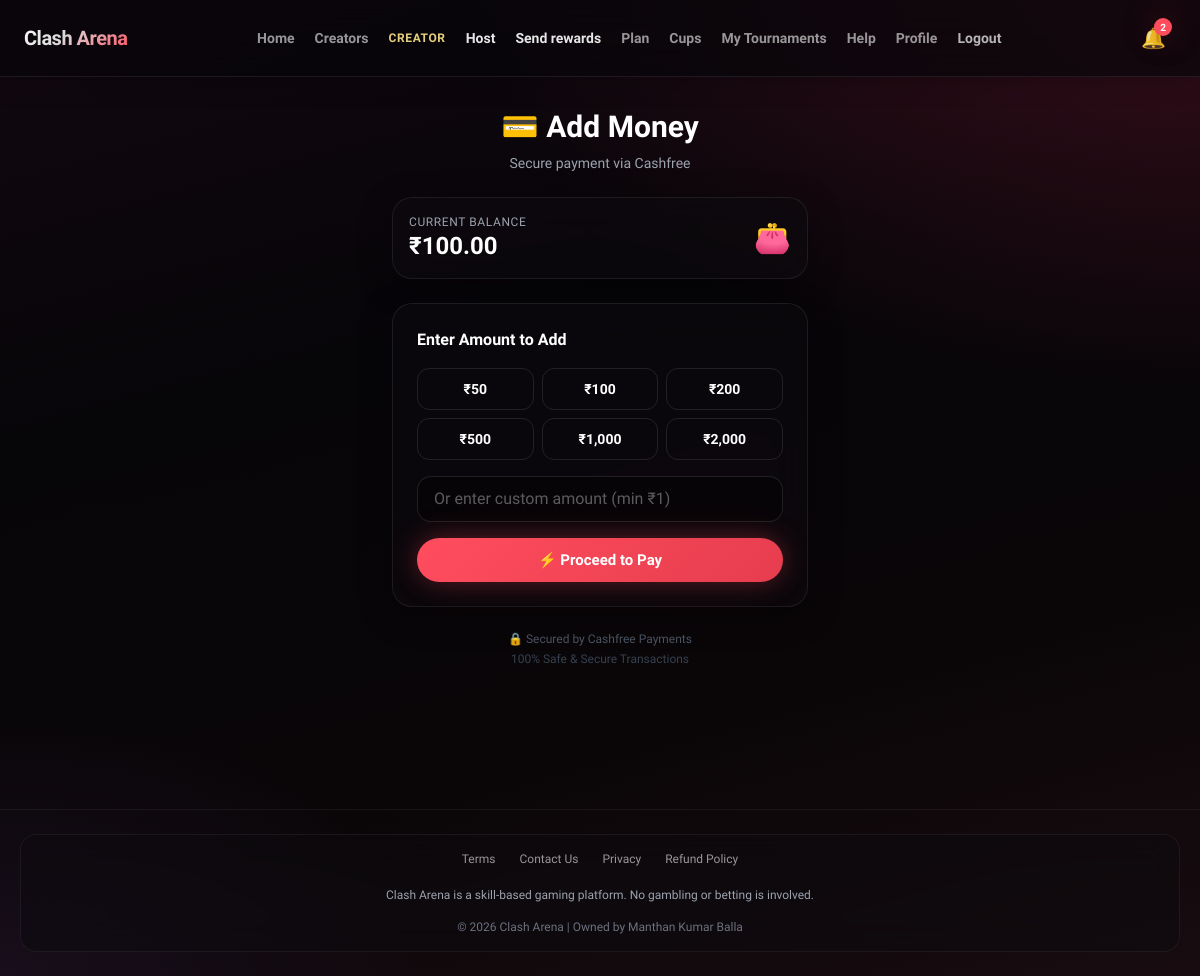
Before: /payments/pay/ (signed in) with the older database file.
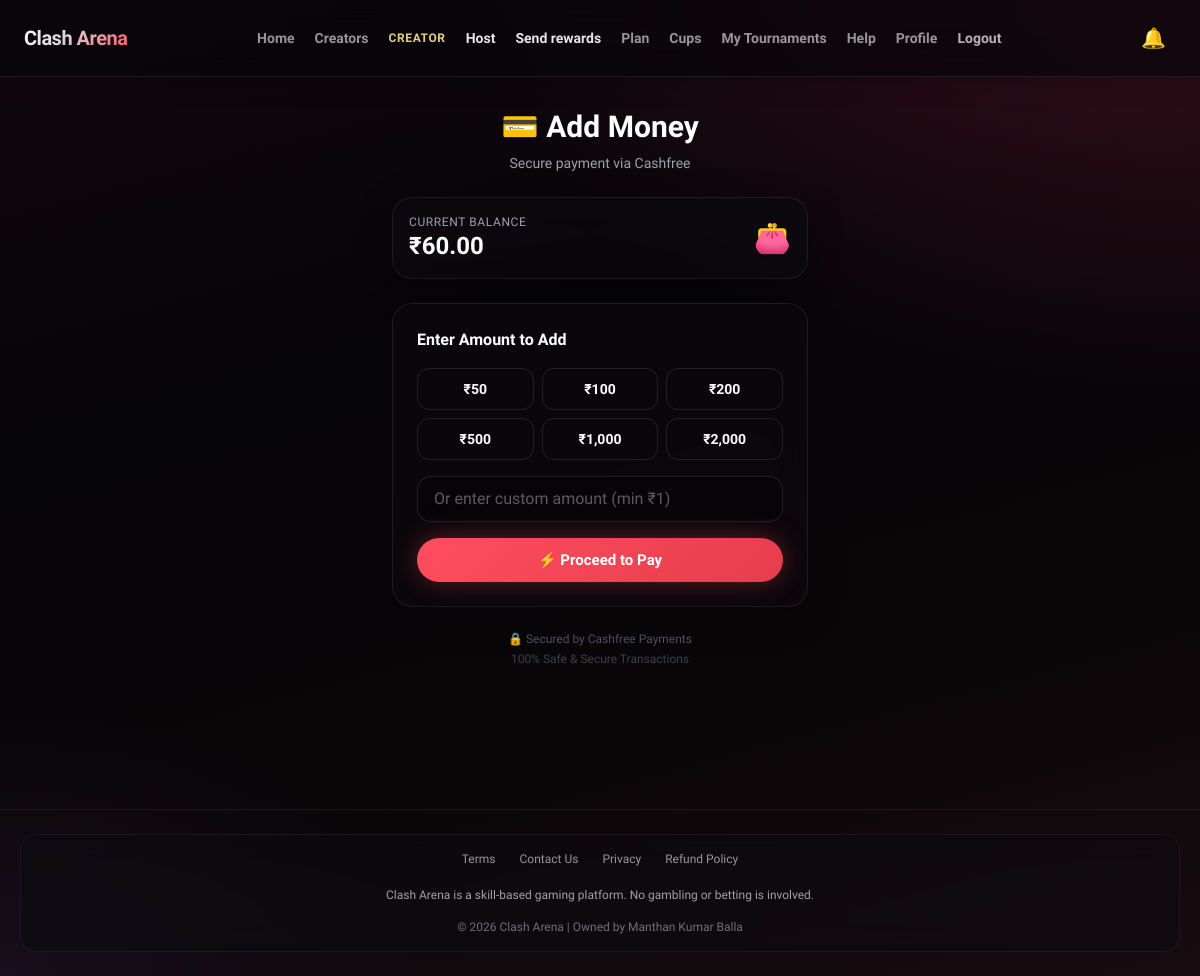
After: the same page with the newer database file.
### core/models.py (models this page shows, shortened)
class Profile(models.Model):
    PLAN_CHOICES = [
        ('none', 'No Plan'),
        ('1month', '1 Month'),
        ('3month', '3 Months'),
        ('1year', '1 Year'),
    ]
    user = models.OneToOneField(User, on_delete=models.CASCADE)
    is_creator = models.BooleanField(default=False)
    is_admin = models.BooleanField(default=False)
    upi_id = models.CharField(max_length=100, blank=True, null=True)
    reward_balance = models.DecimalField(max_digits=10, decimal_places=2, default=0.00)
    creator_plan = models.CharField(max_length=20, choices=PLAN_CHOICES, default='none')
    plan_expiry = models.DateTimeField(null=True, blank=True)
    tournaments_created_this_month = models.IntegerField(default=0)
    notify_new_tournaments = models.BooleanField(default=True)
    trophies = models.IntegerField(default=0)
    ingame_username = models.CharField(max_length=100, blank=True, null=True)
    trust_score = models.IntegerField(default=100)

### core/views.py (the view)
# urls.py: path('payments/pay/', payment_page, name='payment_page'),
@login_required
def payment_page(request):
    from django.conf import settings as django_settings
    admin_upi = getattr(django_settings, 'ADMIN_UPI_ID', 'manthanballa08@okicici')
    return render(request, 'payment_page.html', {
        'profile': request.user.profile,
        'cashfree_env': getattr(django_settings, 'CASHFREE_ENVIRONMENT', 'SANDBOX'),
    })

### core/context_processors.py (called while the page is built)
def unread_notifications(request):
    if request.user.is_authenticated:
        qs = Notification.objects.filter(
            user=request.user, is_read=False
        )
        count = qs.count()
        recent = Notification.objects.filter(user=request.user).order_by('-created_at')[:8]
        return {'unread_count': count, 'recent_notifications': recent}
    return {'unread_count': 0, 'recent_notifications': []}

### templates/payment_page.html (shortened to what this page needs)
{% extends "base.html" %}
{% load static %}
{% block content %}
<div class="max-w-md mx-auto px-4 py-8">
    <div class="text-center mb-6">
        <h1 class="text-3xl font-extrabold text-white mb-2">💳 Add Money</h1>
        <p class="text-gray-400 text-sm">Secure payment via Cashfree</p>
    </div>
    <div class="ca-glass p-4 mb-6 flex items-center justify-between">
        <div>
            <p class="text-gray-400 text-xs uppercase tracking-wider">Current Balance</p>
            <p class="text-2xl font-extrabold text-white">₹{{ profile.reward_balance }}</p>
        </div>
        <span class="text-3xl">👛</span>
    </div>
    <div id="paymentForm" class="ca-glass p-6 mb-5">
        <h2 class="text-base font-bold text-white mb-4">Enter Amount to Add</h2>
        <div class="grid grid-cols-3 gap-2 mb-4">
            <button type="button" onclick="setAmount(50, this)"
                    class="quick-amt py-2.5 rounded-xl text-sm font-bold border border-white/10 text-white hover:border-ca-accent hover:bg-ca-accent/10 transition">₹50</button>
            <button type="button" onclick="setAmount(100, this)"
                    class="quick-amt py-2.5 rounded-xl text-sm font-bold border border-white/10 text-white hover:border-ca-accent hover:bg-ca-accent/10 transition">₹100</button>
            <button type="button" onclick="setAmount(200, this)"
                    class="quick-amt py-2.5 rounded-xl text-sm font-bold border border-white/10 text-white hover:border-ca-accent hover:bg-ca-accent/10 transition">₹200</button>
            <button type="button" onclick="setAmount(500, this)"
                    class="quick-amt py-2.5 rounded-xl text-sm font-bold border border-white/10 text-white hover:border-ca-accent hover:bg-ca-accent/10 transition">₹500</button>
            <button type="button" onclick="setAmount(1000, this)"
                    class="quick-amt py-2.5 rounded-xl text-sm font-bold border border-white/10 text-white hover:border-ca-accent hover:bg-ca-accent/10 transition">₹1,000</button>
            <button type="button" onclick="setAmount(2000, this)"
                    class="quick-amt py-2.5 rounded-xl text-sm font-bold border border-white/10 text-white hover:border-ca-accent hover:bg-ca-accent/10 transition">₹2,000</button>
        </div>
        <input type="number" id="amountInput" min="1" max="50000" step="1"
               placeholder="Or enter custom amount (min ₹1)"
               class="ca-input mb-4">
        <button type="button" id="proceedBtn" onclick="startPayment()"
                class="ca-btn w-full">
            ⚡ Proceed to Pay
        </button>
    </div>
    <div class="text-center mt-6">
        <p class="text-gray-600 text-xs">🔒 Secured by Cashfree Payments</p>
        <p class="text-gray-700 text-xs mt-1">100% Safe & Secure Transactions</p>
    </div>
</div>
{% endblock %}

Changed rows visible on the page:
changed Profile: reward_balance "100.00" → "60.00"
Other visible differences:
{{ unread_count }}: "2" → (not shown)
